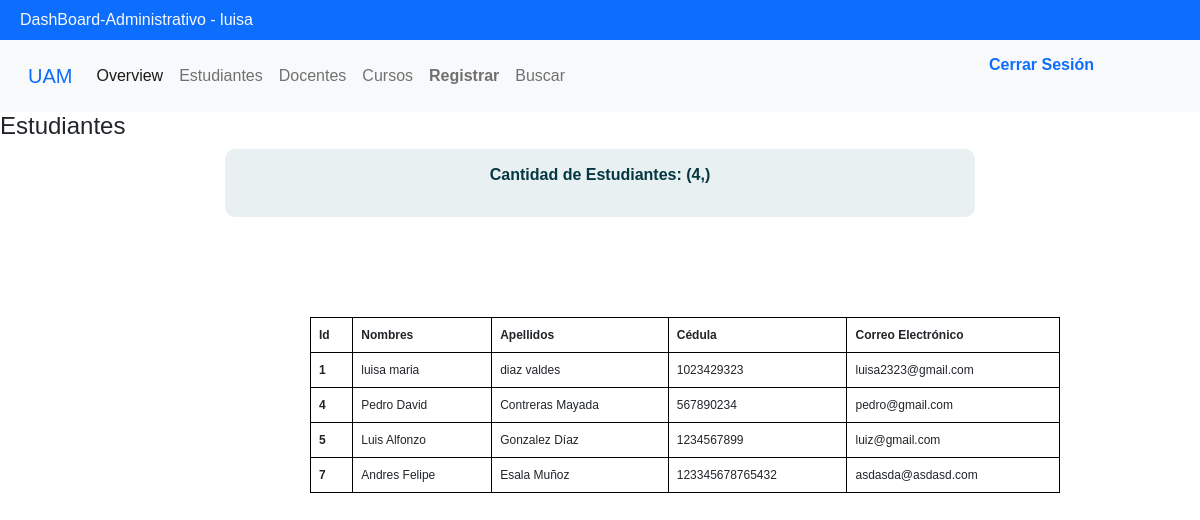
The page /DashBoard-Administrativo/estudiantes (signed in) on the database its author committed.
### tables this page shows
CREATE TABLE Usuarios (idUsuario INTEGER PRIMARY KEY AUTOINCREMENT UNIQUE, codUsuario VARCHAR (10) UNIQUE NOT NULL, primerNombre TEXT (11) NOT NULL, segundoNombre TEXT (11) NOT NULL, primerApellido TEXT (12) NOT NULL, segundoApellido TEXT (12) NOT NULL, email TEXT NOT NULL, clave VARCHAR (15) NOT NULL, idTipoUsuario INT REFERENCES Tipo_Usuarios (idTipoUsuario) NOT NULL);

### app.py (the view)
@app.route('/DashBoard-Administrativo/estudiantes',methods=['GET','POST'])
def estudiantes():
    cantEst = cantUsers()
    users = getUsers()
    data = {
        "cant": cantEst,
        "users": users
    }
    return render_template('estudiantes.html', students = data)

### db.py (called while the page is built)
def get_db():
    try:
        g.db = sqlite3.connect("baseDeDatos.db")
        return g.db
    except Error:
        print(Error)

### usersControllers.py (called while the page is built)
def getUsers():
    connect = get_db()
    cursor = connect.cursor()
    sql = " SELECT idUsuario, primerNombre, segundoNombre, primerApellido, segundoApellido, codUsuario, email FROM Usuarios WHERE idTipoUsuario = 1"
    cursor.execute(sql)
    users = cursor.fetchall()
    return users

def cantUsers():
    connect = get_db()
    cursor = connect.cursor()
    sql = " SELECT COUNT(*) FROM Usuarios WHERE idTipoUsuario = 1; "
    cursor.execute(sql)
    users = cursor.fetchone()
    return users

### templates/estudiantes.html (shortened to what this page needs)
{% extends "base.html" %}
{% block contenido %}
<head>
    <link rel="stylesheet" href="{{  url_for('static',  filename='css/styleTabs.css')  }}">
</head>
<header>
    <h4>Estudiantes</h4>
</header>
    <div id='contador'>
    <p>
        <b>Cantidad de Estudiantes: <span style="color:#053742">{{ students["cant"] }}</span></b><br>
    </p>
    </div>
    <table class="table table-bordered">
        <thead>
          <tr>
            <th scope="col">Id</th>
            <th scope="col">Nombres</th>
            <th scope="col">Apellidos</th>
            <th scope="col">Cédula</th>
            <th scope="col">Correo Electrónico</th>
          </tr>
        </thead>
        <tbody>
          {% for usuario in students.users %}
            <tr>
              <th scope="row">{{ usuario[0] }}</th>
              <td>{{ usuario[1] }} {{ usuario[2] }}</td>
              <td>{{ usuario[3] }} {{ usuario[4] }}</td>
              <td>{{ usuario[5] }}</td>
              <td>{{ usuario[6] }}</td>
            </tr>
          {% endfor %}
        </tbody>
      </table>
    {% endblock %}

### templates/base.html (shortened to what this page needs)
<!DOCTYPE html>
<html lang="en">
  <head>
    <link
      href="https://cdn.jsdelivr.net/npm/bootstrap@5.0.2/dist/css/bootstrap.min.css"
      rel="stylesheet"
    />
    <link
      rel="stylesheet"
      href="{{  url_for('static',  filename='css/styleBase.css')  }}"
    />
    <link rel="stylesheet" href="/static/css/retroAlimenBusqueda.css" />
    <link rel="stylesheet" href="{{  url_for('static',  filename='css/styleTabs.css')  }}">
  </head>
  <body>
    <header
      class="container-fluid bg-primary d-flex justify-content-center-center"
    >
      {% if session.nombre %}
      <p class="text-light mb-0 p-2 fs-6">
        DashBoard-Administrativo - {{ session.nombre }}
      </p>
      {% else %}
      <p class="text-light mb-0 p-2 fs-6">DashBoard-Administrativo</p>
      {% endif %}
    </header>
    <nav class="navbar navbar-expand-lg navbar-light bg-light p-3">
      <div class="container-fluid">
        <a class="navbar-brand" href="/DashBoard-Administrativo">
          <span class="text-primary"> UAM </span>
        </a>
        <div class="collapse navbar-collapse" id="navbarSupportedContent">
          <ul class="navbar-nav me-auto mb-2 mb-lg-0">
            <li class="nav-item">
              <a
                id="overview"
                class="nav-link active"
                aria-current="page"
                href="/DashBoard-Administrativo/overview"
                onsubmit="selector()"
              >
                Overview
              </a>
            </li>
            <li class="nav-item">
              <a class="nav-link" href="/DashBoard-Administrativo/estudiantes">
                Estudiantes
              </a>
            </li>
            <li class="nav-item">
              <a class="nav-link" href="/DashBoard-Administrativo/docentes">
                Docentes
              </a>
            </li>
            <li class="nav-item">
              <a class="nav-link" href="/DashBoard-Administrativo/cursos">
                Cursos
              </a>
            </li>
            <li class="nav-item">
              <a class="nav-link" href="/DashBoard-Administrativo/registrar">
                <b>Registrar</b>
              </a>
            </li>
            <li class="nav-item">
              <a class="nav-link" href="/DashBoard-Administrativo/buscador">
                Buscar
              </a>
            </li>
          </ul>
        </div>
        <div id="cerrarSesion">
          <a class="nav-link" href="/LoginAdministrativo/signout">
            <b>Cerrar Sesión</b>
          </a>
        </div>
      </div>
    </nav>
    {% block contenido %}{% endblock %}
  </body>
</html>

### static/css/styleBase.css (style rules this page uses)
* { margin: 0; padding: 0; text-decoration: none; font-family: Verdana, Geneva, Tahoma, sans-serif; }
body { overflow: auto; }
.container-fluid { justify-content: space-between; position: auto; z-index: 10; box-sizing: border-box; }
#cerrarSesion { position: absolute; right: 20px; top: 20px; height: 10px; display: flex; justify-content:center; align-items: center; margin-right: 70px; }

### static/css/retroAlimenBusqueda.css (style rules this page uses)
p { color: #053742; font-family: 'Source Sans Pro', sans-serif; font-family: Verdana, Geneva, Tahoma, sans-serif; }

### static/css/styleTabs.css (style rules this page uses)
* { margin: 0; padding: 0; -webkit-box-sizing: border-box; -moz-box-sizing: border-box; box-sizing: border-box; font-family: verdana, arial, helvetica; }
#contador { width: 750px; text-align: center; background-color:#E8F0F2; padding: 14px ; border-radius:10px; margin:auto; display: block ; }
.table { margin-top:100px; margin-left: 310px; width: 750px; border: 1px solid black; display:table; font-size: 12px; padding: 46px; }

### rows shown on the page
Usuarios: nombre "luisa", idUsuario "1", primerNombre "luisa", segundoNombre "maria", primerApellido "diaz", segundoApellido "valdes", codUsuario "1023429323", email "luisa2323@gmail.com"
Usuarios: idUsuario "4", primerNombre "Pedro", segundoNombre "David", primerApellido "Contreras", segundoApellido "Mayada", codUsuario "567890234", email "pedro@gmail.com"
Usuarios: idUsuario "5", primerNombre "Luis", segundoNombre "Alfonzo", primerApellido "Gonzalez", segundoApellido "Díaz", codUsuario "1234567899", email "luiz@gmail.com"
Usuarios: idUsuario "7", primerNombre "Andres", segundoNombre "Felipe", primerApellido "Esala", segundoApellido "Muñoz", codUsuario "123345678765432", email "asdasda@asdasd.com"

### other values the page prints
{{ students["cant"] }} "(4,)"
